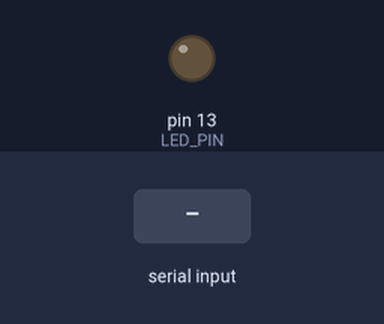
Simulated run of this sketch. Board: Arduino Uno, built with avr-gcc and run on an emulated ATmega328P. On the bench: output pins drawn as LEDs (lit = HIGH). The inputs (shaded band) are chosen by the test bench. What the sketch prints to the serial monitor is not drawn.

Above: at 1.2 s.
1.3 s: "o90\n" received over Serial
At 2.3 s:
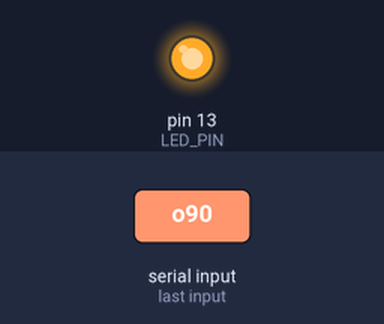
3.5 s: "o" received over Serial
Timing chart, 0 to 11.5 s (numbered marks = the images above; inputs shaded):
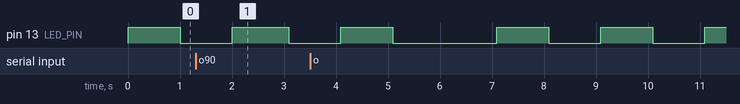

The sketch:

week4_study4_answer.ino
```cpp
#define LED_PIN LED_BUILTIN
char reading;
int time;
String PrintResult;

void setup() {
  Serial.begin(9600);
  Serial.println("LED ON: o 숫자, LED OFF: x 숫자");
  pinMode(LED_PIN, OUTPUT);
}

void loop() {
  reading = Serial.read();

  if(reading == 'o') {
    time = Serial.parseInt();
    PrintResult = "LED ON " + String(time) + "ms";
    Serial.println(PrintResult);
    digitalWrite(LED_PIN, HIGH);
    delay(time);

  }else if(reading == 'x') {
    time = Serial.parseInt();
    PrintResult = "LED ON " + String(time) + "ms";
    Serial.println(PrintResult);
    digitalWrite(LED_PIN, LOW);
    delay(time);
    }

  digitalWrite(LED_PIN, HIGH);
  delay(1000);
  digitalWrite(LED_PIN, LOW);
  delay(1000);
}
```
